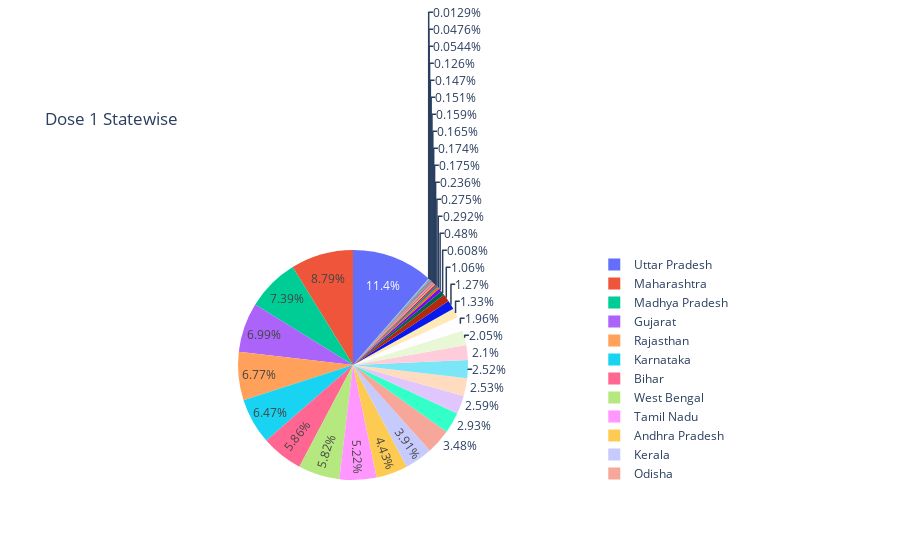

Notebook code for this chart:
### Code cell
px.pie(vaccine_data,values='Dose 1',names='State/UTs',
      title='Dose 1 Statewise')

### Figure 1 — Plotly figure (JSON) as saved in the notebook; plotly's stock layout.template omitted (floating-point values rounded to 4 significant figures)
{"data": [{"domain": {"x": [0, 1], "y": [0, 1]}, "hovertemplate": "State/UTs=%{label}<br>Dose 1=%{value}<extra></extra>", "labels": ["Andaman and Nicobar", "Andhra Pradesh", "Arunachal Pradesh", "Assam", "Bihar", "Chandigarh", "Chhattisgarh", "Dadra and Nagar Haveli and Daman and Diu", "Delhi", "Goa", "Gujarat", "Haryana", "Himachal Pradesh", "Jammu and Kashmir", "Jharkhand", "Karnataka", "Kerala", "Ladakh", "Lakshadweep", "Madhya Pradesh", "Maharashtra", "Manipur", "Meghalaya", "Mizoram", "Nagaland", "Odisha", "Puducherry", "Punjab", "Rajasthan", "Sikkim", "Tamil Nadu", "Telangana", "Tripura", "Uttar Pradesh", "Uttarakhand", "West Bengal", "Miscellaneous"], "legendgroup": "", "name": "", "showlegend": true, "type": "pie", "values": [215077, 17533276, 689352, 10262204, 23190928, 690815, 9960587, 581393, 7750023, 1089647, 27638343, 10000745, 4190561, 5270362, 8317319, 25591995, 15472773, 188426, 50962, 29251677, 34789942, 1153506, 932764, 653446, 630259, 13749535, 597505, 8110573, 26798140, 497154, 20642170, 11597340, 2406618, 45211784, 5042017, 23018390, 1899985]}], "layout": {"legend": {"tracegroupgap": 0}, "title": {"text": "Dose 1 Statewise"}}}
